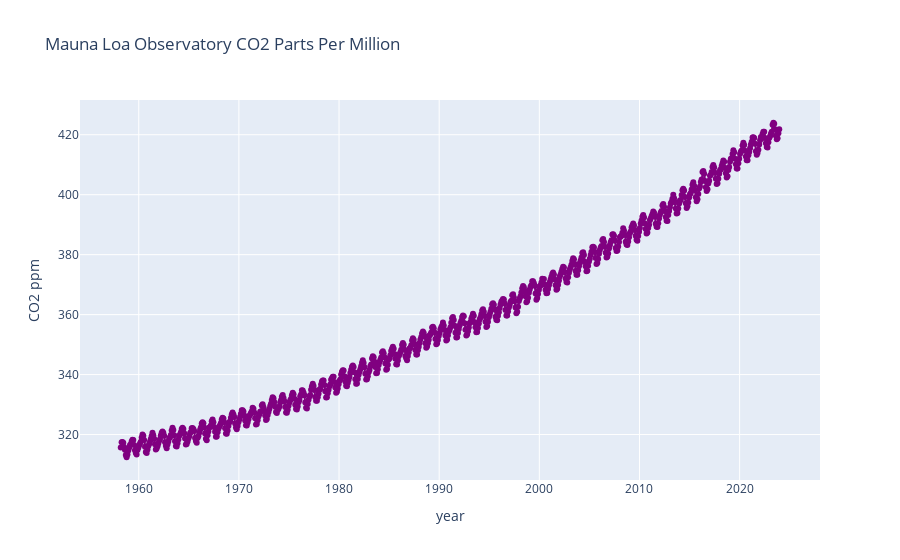

This figure's notebook cell:
### Code cell
co2 = pd.read_csv("co2_mm_mlo.csv")

#creating a line chart
fig = px.line(co2, x='decimal date', y='average',
              color_discrete_sequence = ['purple'],
              markers=True,
              hover_data=['year','month','average'],
              title='Mauna Loa Observatory CO2 Parts Per Million',
              labels={'decimal date':'year', 'average':'CO2 ppm'})
fig.show()

### Figure 1 — Plotly figure (JSON) as saved in the notebook; plotly's stock layout.template omitted (floating-point values rounded to 4 significant figures; data arrays with more than 128 entries replaced by an {"elided": "..."} marker saying what was removed)
{"data": [{"customdata": {"elided": "790x2 int values"}, "hovertemplate": "year=%{customdata[0]}<br>CO2 ppm=%{y}<br>month=%{customdata[1]}<extra></extra>", "legendgroup": "", "line": {"color": "purple", "dash": "solid"}, "marker": {"symbol": "circle"}, "mode": "lines+markers", "name": "", "orientation": "v", "showlegend": false, "type": "scatter", "x": {"elided": "790 float values"}, "xaxis": "x", "y": {"elided": "790 float values"}, "yaxis": "y"}], "layout": {"autosize": true, "legend": {"tracegroupgap": 0}, "title": {"text": "Mauna Loa Observatory CO2 Parts Per Million"}, "xaxis": {"anchor": "y", "autorange": true, "domain": [0, 1], "range": [1954.0, 2028.0], "title": {"text": "year"}, "type": "linear"}, "yaxis": {"anchor": "x", "autorange": true, "domain": [0, 1], "range": [303.2, 433.2], "title": {"text": "CO2 ppm"}, "type": "linear"}}}
